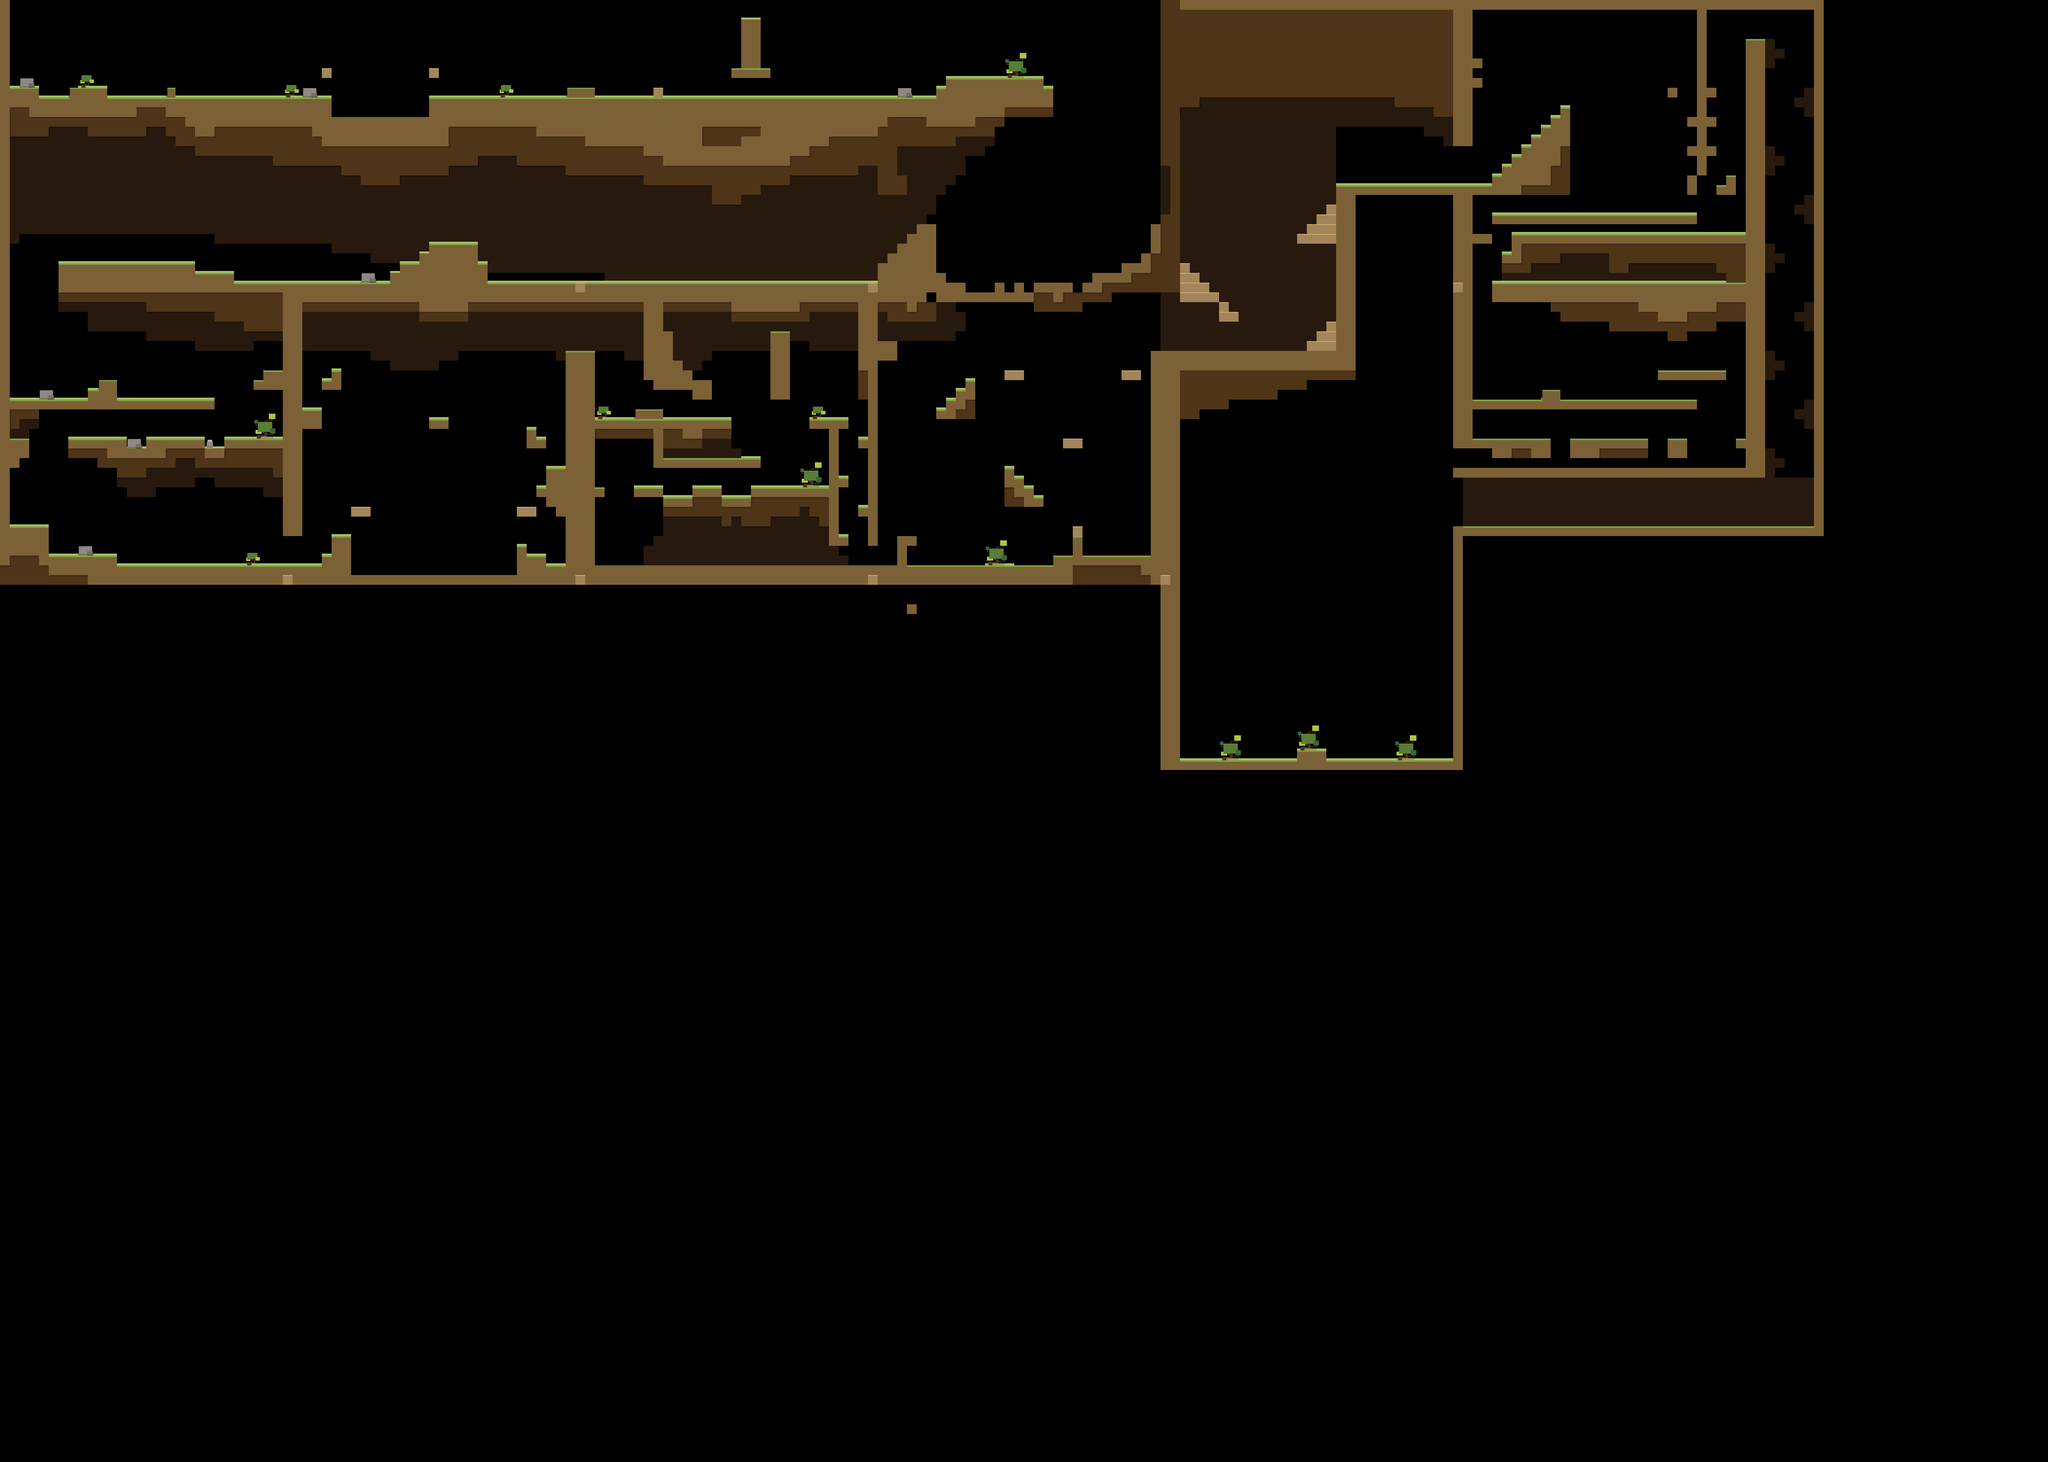

Below is a game level as drawn by its tile map, then a one-line description and the .tmx that defines it (tile-layer data replaced by summaries):
An orthogonal 210x150 tile map with 25x25 px tiles, 2 tile layers (nocollide, Map) and 162 objects.

<map version="1.0" orientation="orthogonal" width="210" height="150" tilewidth="25" tileheight="25">
 <tileset firstgid="1" name="tileset" tilewidth="25" tileheight="25">
  <image source="../images/tileset.png" width="500" height="500" />
 </tileset>
 <layer name="nocollide" width="210" height="150">
  <data>[31500 cells, 3267 non-empty, 35 distinct tile ids]</data>
 </layer>
 <layer name="Map" width="210" height="150">
  <data>[31500 cells, 3084 non-empty, 32 distinct tile ids]</data>
 </layer>
 <objectgroup name="Spike" width="210" height="150">
  <object gid="80" x="850" y="300" />
  <object gid="80" x="875" y="300" />
  <object gid="80" x="900" y="300" />
  <object gid="80" x="925" y="300" />
  <object gid="80" x="950" y="300" />
  <object gid="80" x="975" y="300" />
  <object gid="80" x="1000" y="300" />
  <object gid="80" x="1025" y="300" />
  <object gid="80" x="1050" y="300" />
  <object gid="80" x="1075" y="300" />
  <object gid="80" x="2800" y="700" />
  <object gid="80" x="2775" y="725" />
  <object gid="80" x="2700" y="725" />
  <object gid="80" x="2625" y="750" />
  <object gid="80" x="2525" y="750" />
  <object gid="80" x="2450" y="725" />
  <object gid="80" x="2400" y="700" />
  <object gid="80" x="2425" y="725" />
  <object gid="80" x="2500" y="750" />
  <object gid="80" x="2475" y="750" />
  <object gid="80" x="2550" y="725" />
  <object gid="80" x="2600" y="725" />
  <object gid="80" x="2575" y="750" />
  <object gid="80" x="2650" y="725" />
  <object gid="80" x="2675" y="725" />
  <object gid="80" x="2725" y="725" />
  <object gid="80" x="2750" y="750" />
  <object gid="80" x="2825" y="700" />
  <object gid="80" x="2950" y="575" />
  <object gid="80" x="2925" y="650" />
  <object gid="80" x="2900" y="675" />
  <object gid="80" x="2875" y="675" />
  <object gid="80" x="2850" y="700" />
  <object gid="80" x="900" y="1475" />
  <object gid="80" x="925" y="1475" />
  <object gid="80" x="950" y="1475" />
  <object gid="80" x="975" y="1475" />
  <object gid="80" x="1000" y="1475" />
  <object gid="80" x="1025" y="1475" />
  <object gid="80" x="1050" y="1475" />
  <object gid="80" x="1075" y="1475" />
  <object gid="80" x="1100" y="1475" />
  <object gid="80" x="1125" y="1475" />
  <object gid="80" x="1150" y="1475" />
  <object gid="80" x="1175" y="1475" />
  <object gid="80" x="1200" y="1475" />
  <object gid="80" x="1225" y="1475" />
  <object gid="80" x="1250" y="1475" />
  <object gid="80" x="1275" y="1475" />
  <object gid="80" x="1300" y="1475" />
  <object gid="80" x="2925" y="1425" />
  <object gid="80" x="2900" y="1425" />
  <object gid="80" x="2875" y="1425" />
  <object gid="80" x="2850" y="1425" />
  <object gid="80" x="2825" y="1425" />
  <object gid="80" x="2800" y="1425" />
  <object gid="80" x="2775" y="1425" />
  <object gid="80" x="2725" y="1425" />
  <object gid="80" x="2700" y="1425" />
  <object gid="80" x="2675" y="1450" />
  <object gid="80" x="2650" y="1450" />
  <object gid="80" x="2625" y="1450" />
  <object gid="80" x="2600" y="1450" />
  <object gid="80" x="2500" y="1450" />
  <object gid="80" x="2475" y="1450" />
  <object gid="80" x="2400" y="1450" />
  <object gid="80" x="2375" y="1450" />
  <object gid="80" x="2325" y="1450" />
  <object gid="80" x="3025" y="1950" />
  <object gid="80" x="3050" y="1950" />
  <object gid="80" x="3075" y="1950" />
  <object gid="80" x="3100" y="1950" />
  <object gid="80" x="3125" y="1950" />
  <object gid="80" x="3150" y="1950" />
  <object gid="80" x="3175" y="1950" />
  <object gid="80" x="3200" y="1950" />
  <object gid="80" x="3225" y="1950" />
  <object gid="80" x="3250" y="1950" />
  <object gid="80" x="3275" y="1950" />
  <object gid="80" x="3300" y="1950" />
  <object gid="80" x="3325" y="1925" />
  <object gid="80" x="3350" y="1925" />
  <object gid="80" x="3375" y="1925" />
  <object gid="80" x="3400" y="1950" />
  <object gid="80" x="3425" y="1950" />
  <object gid="80" x="3450" y="1950" />
  <object gid="80" x="3475" y="1950" />
  <object gid="80" x="3500" y="1950" />
  <object gid="80" x="3525" y="1950" />
  <object gid="80" x="3550" y="1950" />
  <object gid="80" x="3575" y="1950" />
  <object gid="80" x="3600" y="1950" />
  <object gid="80" x="3625" y="1950" />
  <object gid="80" x="3650" y="1950" />
  <object gid="80" x="3650" y="1950" />
  <object gid="80" x="3675" y="1950" />
  <object gid="80" x="3700" y="1950" />
  <object gid="80" x="4025" y="325" />
  <object gid="80" x="4050" y="325" />
  <object gid="80" x="4075" y="325" />
  <object gid="80" x="4100" y="325" />
  <object gid="80" x="4125" y="325" />
  <object gid="80" x="4150" y="325" />
  <object gid="80" x="4175" y="325" />
  <object gid="80" x="4200" y="325" />
  <object gid="80" x="4225" y="325" />
  <object gid="80" x="4425" y="1025" />
 </objectgroup>
 <objectgroup name="GirlBot" width="210" height="150">
  <object gid="218" x="375" y="675" />
 </objectgroup>
 <objectgroup name="LeftFacingCannon" width="210" height="150">
  <object gid="219" x="575" y="250" />
  <object gid="219" x="2050" y="250" />
  <object gid="219" x="650" y="975" />
  <object gid="219" x="2150" y="1075" />
  <object gid="219" x="2925" y="1125" />
  <object gid="219" x="4450" y="300" />
  <object gid="219" x="4450" y="225" />
  <object gid="219" x="4450" y="400" />
 </objectgroup>
 <objectgroup name="MovingPlatform" width="210" height="150">
  <object gid="198" x="900" y="200" />
  <object gid="198" x="2775" y="350" />
  <object gid="198" x="2500" y="500" />
  <object gid="198" x="1100" y="1325" />
  <object gid="198" x="1275" y="1100" />
  <object gid="198" x="950" y="925" />
  <object gid="198" x="900" y="1100" />
  <object gid="198" x="2675" y="1375" />
  <object gid="198" x="2425" y="1150" />
  <object gid="198" x="2800" y="975" />
  <object gid="198" x="2825" y="1300" />
  <object gid="198" x="3200" y="625" />
  <object gid="198" x="4150" y="225" />
 </objectgroup>
 <objectgroup name="Torch" width="210" height="150">
  <object gid="199" x="2100" y="675" />
  <object gid="199" x="1850" y="675" />
  <object gid="199" x="1575" y="675" />
  <object gid="199" x="3100" y="850" />
  <object gid="199" x="3325" y="850" />
  <object gid="199" x="3300" y="550" />
  <object gid="199" x="3100" y="550" />
  <object gid="199" x="3800" y="1300" />
  <object gid="199" x="4000" y="1300" />
  <object gid="199" x="4175" y="1300" />
  <object gid="199" x="4325" y="1300" />
  <object gid="199" x="4500" y="1300" />
 </objectgroup>
 <objectgroup name="RightFacingCannon" width="210" height="150">
  <object gid="239" x="1525" y="1250" />
  <object gid="239" x="2250" y="950" />
  <object gid="239" x="3775" y="600" />
  <object gid="239" x="3775" y="200" />
  <object gid="239" x="3975" y="1200" />
  <object gid="239" x="4225" y="1200" />
  <object gid="239" x="3775" y="1125" />
 </objectgroup>
 <objectgroup name="Switch" width="210" height="150">
  <object gid="99" x="3800" y="475" />
  <object gid="99" x="4100" y="1025" />
  <object gid="99" x="4300" y="1125" />
 </objectgroup>
 <objectgroup name="Crate" width="210" height="150">
  <object gid="59" x="3800" y="550" />
  <object gid="59" x="3800" y="575" />
  <object gid="59" x="3775" y="575" />
  <object gid="59" x="3775" y="550" />
  <object gid="59" x="4225" y="1025" />
  <object gid="59" x="4225" y="1000" />
  <object gid="59" x="4225" y="975" />
  <object gid="59" x="4225" y="1150" />
  <object gid="59" x="4250" y="1150" />
  <object gid="59" x="4000" y="1150" />
  <object gid="59" x="3975" y="1150" />
 </objectgroup>
</map>
